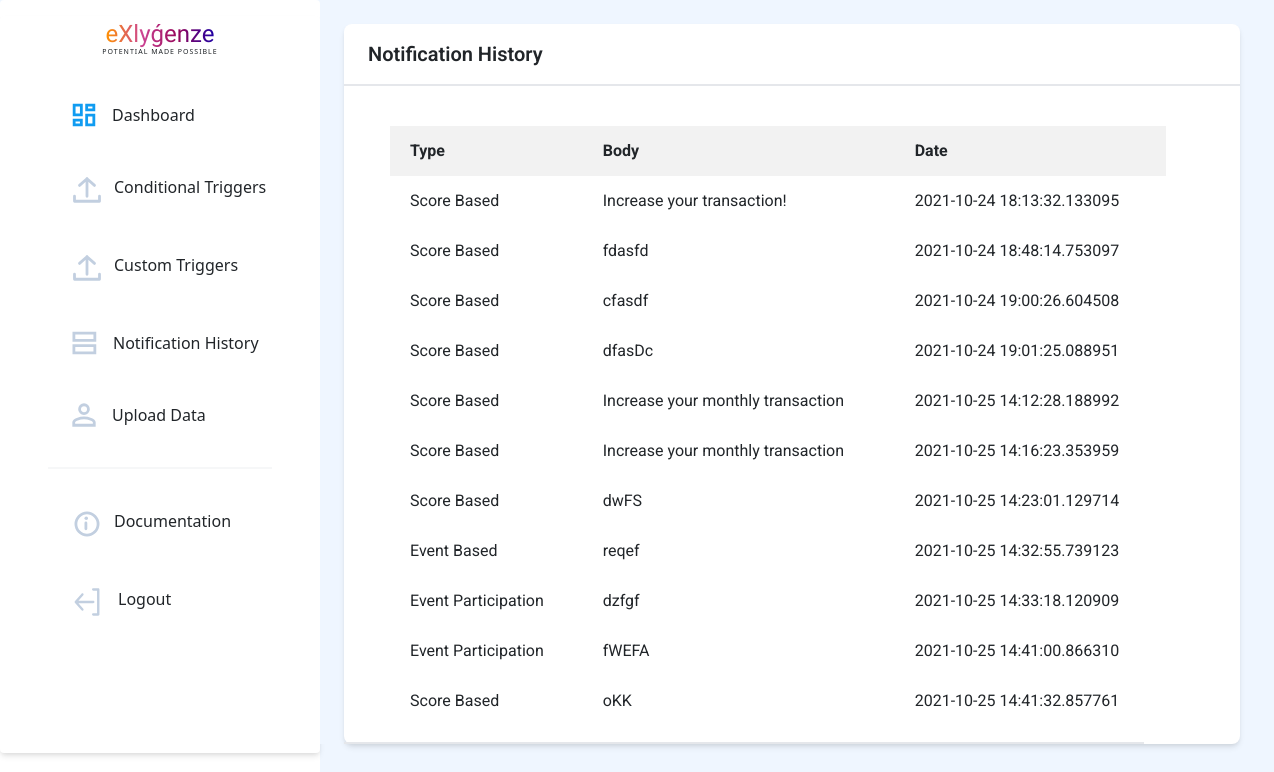
The app's page /history (signed in), older data.
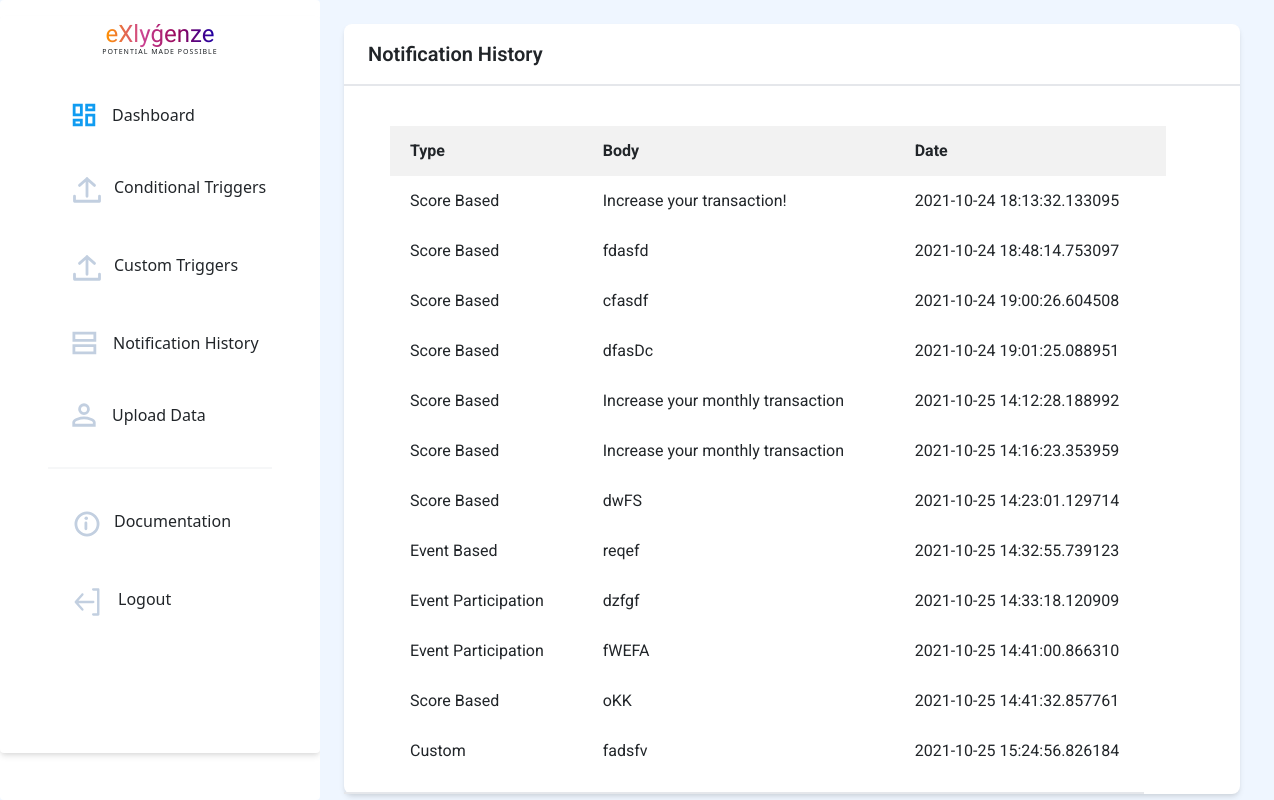
The same page, newer data.
### application/models.py (models this page shows, shortened)
class NotificationHistory(db.Model, UserMixin):
    id = db.Column(db.Integer, primary_key=True)
    type = db.Column(db.String(20),nullable=False)
    scheduled_date = db.Column(db.DateTime, default = datetime.utcnow)
    period = db.Column(db.Integer)
    message_body = db.Column(db.String(500),nullable=False)
    score = db.Column(db.String(100),default='')
    event = db.Column(db.String(100),default='')
    activity = db.Column(db.String(100),default='')
    email = db.Column(db.Boolean,default=False,nullable=False)
    whatsapp = db.Column(db.Boolean,default=False,nullable=False)
    sms = db.Column(db.Boolean,default=False,nullable=False)
    date_time = db.Column(db.DateTime,nullable = False, default = datetime.utcnow)
    user_id = db.Column(db.Integer,db.ForeignKey('user.id'),nullable=False)

### application/routes.py (the view)
@app.route('/history')
def notification_history():
    if current_user.is_authenticated:
        notif = current_user.history
        return render_template('history.html', notif=notif)
    else:
        return redirect(url_for('login'))

### application/models.py (called while the page is built)
@login_manager.user_loader
def load_user(user_id):
    return User.query.get(int(user_id))

### application/templates/history.html (shortened to what this page needs)
{% extends 'basic.html'%}
{% block body %}
<body>
    <div class="bg-blue-50 flex">
        {% include "navbar.html" %}
        <div class="flex">
            <div>
                <div class="subideabody" style="font-family: 'Roboto';">
                    <div class=" bg-blue-50 flex  ">
                        <div class="mx-4 flex-grow">
                            <br>
                            <div class=" flex flex-wrap ">
                                <div class=" bg-white max-w-4xl rounded-lg w-screen shadow-md">
                                    <div>
                                        <div class="py-3 pl-6 font-medium text-xl border-b-2 font-semibold">Notification History </div>
                                        <br>
                                        <div class="py-3 pl-6 border-b-2" style = "width:800px">
                                        <table id = "history">
                                            <tr>
                                                <th>Type</th>
                                                <th>Body</th>
                                                <th>Date</th>
                                            </tr>
                                            {% for notif in notif %}
                                                <tr>
                                                    <td><a href = "{{ url_for('notification_history_id',notif_id=notif.id) }}">{{notif.type}}</a></td>
                                                    <td>{{notif.message_body}}</td>
                                                    <td>{{notif.date_time}}</td>
                                                </tr>
                                            {% endfor %}
                                        </table>
                                    </div>
                                    </div>
                                </div>
                            </div>
                        </div>
                    </div>
                </div>
            </div>
        </div>
    </div>
</body>
{%endblock%}

Row changes from the older to the newer data that the page shows:
added NotificationHistory: type "Custom", message_body "fadsfv", date_time "2021-10-25 15:24:56.826184"
